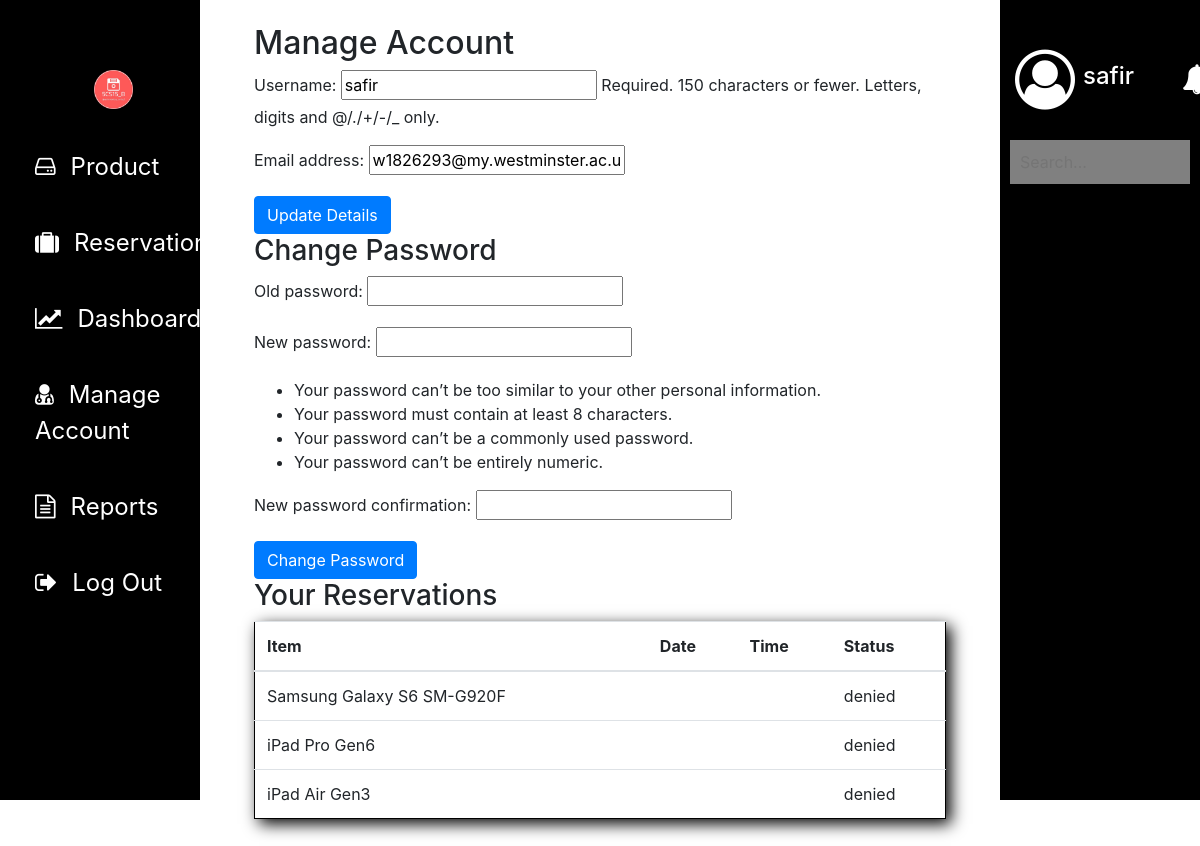
/manage_account/ (signed in), run on the app's committed database.
### equipment_management/models.py (models this page shows, shortened)
class Reservation(models.Model):
    user = models.ForeignKey(settings.AUTH_USER_MODEL, on_delete=models.CASCADE, null=True)
    item = models.ForeignKey(Item, on_delete=models.CASCADE, null=True)
    date = models.DateField(null=True)
    time = models.TimeField(null=True)
    STATUS_CHOICES = (
        ('pending', 'Pending'),
        ('approved', 'Approved'),
        ('denied', 'Denied'),
    )
    status = models.CharField(max_length=10, choices=STATUS_CHOICES, default='pending')

class Item(models.Model):
    item_id = models.CharField(max_length=50, primary_key=True)
    name = models.CharField(max_length=255)
    type = models.CharField(max_length=255)
    serial = models.CharField(max_length=255, blank=True, null=True)
    cpu = models.CharField(max_length=255, blank=True, null=True)
    gpu = models.CharField(max_length=255, blank=True, null=True)
    ram = models.CharField(max_length=255, blank=True, null=True)
    class Meta:
        db_table = 'item_item'  # This tells Django which table to use

### equipment_management/views.py (the view)
# urls.py: path('manage_account/', manage_account, name='manage_account'),
@login_required
def manage_account(request):
    if request.method == 'POST':
        user_form = CustomUserChangeForm(request.POST, instance=request.user) # Forms for changing details
        password_form = PasswordChangeForm(request.user, request.POST)
        if user_form.is_valid() and password_form.is_valid():
            user_form.save()
            password_form.save()
            update_session_auth_hash(request, password_form.user)
            return redirect('account_management_success')
    else:
        user_form = CustomUserChangeForm(instance=request.user)
        password_form = PasswordChangeForm(request.user)
    reservations = Reservation.objects.filter(user=request.user, status__in=['approved', 'denied']) # Filters so that only approved or denied requests show up on manage account page
    return render(request, 'equipment_management/manage_account.html', {
        'user_form': user_form,
        'password_form': password_form,
        'reservations': reservations
    })

### equipment_management/forms.py
class CustomUserChangeForm(UserChangeForm):
    password = None  # Optionally remove the password field
    class Meta:
        model = User
        fields = ('username', 'email')

### equipment_management/templates/equipment_management/manage_account.html (shortened to what this page needs)
{% extends 'base_reports.html' %}
{% block content %}
<div class="container">
  <h2>Manage Account</h2>
  <form method="post" action="{% url 'equipment_management:manage_account' %}">
    {{ user_form.as_p }}
    <button type="submit" class="btn btn-primary">Update Details</button>
  </form>
  <h3>Change Password</h3>
  <form method="post" action="{% url 'equipment_management:change_password' %}">
    {{ password_form.as_p }}
    <button type="submit" class="btn btn-primary">Change Password</button>
  </form>
  <h3>Your Reservations</h3>
  {% if reservations %}
    <table class="table">
      <thead>
        <tr>
          <th>Item</th>
          <th>Date</th>
          <th>Time</th>
          <th>Status</th>
        </tr>
      </thead>
      <tbody>
        {% for reservation in reservations %}
          <tr>
            <td>{{ reservation.item.name }}</td>
            <td>{{ reservation.date|date:"Y-m-d" }}</td>
            <td>{{ reservation.time|time:"H:i" }}</td>
            <td>{{ reservation.status }}</td>
          </tr>
        {% endfor %}
      </tbody>
    </table>
  {% else %}
    <p>No reservations to display.</p>
  {% endif %}
</div>
{% endblock %}

### djangoFrame/templates/base_reports.html (shortened to what this page needs)
{% load static %}
<!DOCTYPE html>
<html lang="en">
<head>
    <link rel="stylesheet" href="https://cdn.jsdelivr.net/npm/bootstrap@4.6.2/dist/css/bootstrap.min.css">
    <link rel="stylesheet" href="https://cdnjs.cloudflare.com/ajax/libs/font-awesome/4.7.0/css/font-awesome.min.css">
    <link rel="stylesheet" href="{% static 'css/reports_style.css' %}">
    <link rel="stylesheet" href="{% static 'css/dashcss.css' %}">
</head>
<body>
    <section id="report" class="d-flex">
        <div class="col-md-2 report-side">
            <nav class="nav flex-column">
                <div class="d-flex text-center">
                    <a class="col-md-11 unstyled" href="#"><img src="{% static 'images/logo.jpeg' %}" alt=""></a>
                </div>
                <div class="d-flex flex-column">
                    <a class="col-md-12" href="{% url 'equipment_management:product_list' %}"><i class="fa fa-hdd-o" aria-hidden="true"></i>Product</a>
                    <a class="col-md-12" href="{% url 'equipment_management:reservation_list' %}"><i class="fa fa-suitcase" aria-hidden="true"></i>Reservation</a>
                    {% if request.user.is_staff %}
                    <a class="col-md-12" href="{% url 'equipment_management:dashboard' %}"><i class="fa fa-line-chart" aria-hidden="true"></i>Dashboard</a>
                    {% endif %}
                    <a class="col-md-12" href="{% url 'equipment_management:manage_account' %}"><i class="fa fa-user-md" aria-hidden="true"></i>Manage Account</a>
                    {% if request.user.is_staff %}
                    <a class="col-md-12" href="{% url 'equipment_management:reports' %}"><i class="fa fa-file-text-o" aria-hidden="true"></i>Reports</a>
                    {% endif %}
                    <a class="col-md-12" href="{% url 'equipment_management:logout' %}"><i class="fa fa-sign-out" aria-hidden="true"></i>Log Out</a>
                </div>
            </nav>
        </div>
        <div class="col-md-8">
            <div class="p-4">
                {% block content %}{% endblock %}
            </div>
        </div>
        <div class="col-md-2 report-side">
            <div class="d-flex container align-items-center">
                <div class="text-white"><i class="fa fa-user-circle-o" style="color: white; font-size: 60px;" aria-hidden="true"></i></div>
                <div class="text-white ml-2">
                    <h4>{{ request.user.username }}</h4>
                </div>
                <div class="ml-5">
                    <i class="fa fa-bell text-white" style="font-size: 30px;" aria-hidden="true"></i>
                </div>
            </div>
            <div class="text-center search-side">
                <input type="search" placeholder="Search...">
            </div>
        </div>
    </section>
</body>
</html>

### equipment_management/static/css/reports_style.css (style rules this page uses)
#report { height: 100vh; display: flex }
a img { width: 25% !important; }
nav a { font-size:24px; color: white; margin: 20px; transition: 0.5s; width: 75%; }
a i { padding-right: 15px; }
.report-side { background-color: black; padding: 50px 0; flex-shrink: 0; }
.table { border: 1px solid black; box-shadow: 5px 5px 15px black; }
.search-side { padding-top: 30px; margin: 0; }
.search-side input { border: none; background-color: gray; color:white; width: 90%; padding: 10px; }

### data on the page
Reservation: item.name "Samsung Galaxy S6 SM-G920F", status "denied"
Reservation: item.name "iPad Pro Gen6", status "denied"
Reservation: item.name "iPad Air Gen3", status "denied"

### other printed values
{{ request.user.username }} "safir"
